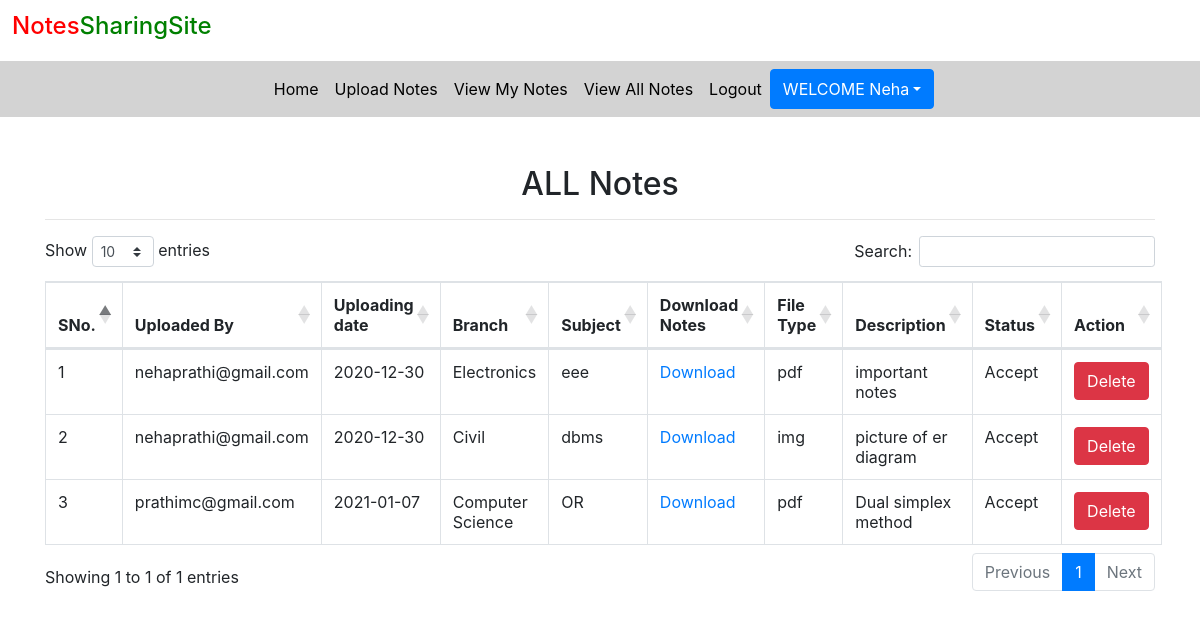
/viewallnotes (signed in), run on the app's committed database.
### notes/models.py (models this page shows, shortened)
class Notes(models.Model):
	user=models.ForeignKey(User,on_delete=models.CASCADE)
	uploadingdate=models.CharField(max_length=30)
	branch=models.CharField(max_length=30)
	subject=models.CharField(max_length=30)
	notesfile=models.FileField(null=True)
	filetype=models.CharField(max_length=30)
	description=models.CharField(max_length=200,null=True)
	status=models.CharField(max_length=15)

### notes/views.py (the view)
# urls.py: path('viewallnotes',viewallnotes,name="viewallnotes"),
def viewallnotes(request):
	if not request.user.is_authenticated:
		return redirect('login')
	notes = Notes.objects.filter(status="Accept")
	d={'notes':notes}
	return render(request,'viewallnotes.html',d)

### notes/templates/viewallnotes.html (shortened to what this page needs)
{% extends 'usernavigation.html' %}
{% load static %}
{% block body %}
<link rel ="stylesheet" href="https://cdnjs.cloudflare.com/ajax/libs/twitter-bootstrap/4.5.2/css/bootstrap.css">
<link rel ="stylesheet" href="https://cdn.datatables.net/1.10.22/css/dataTables.bootstrap4.min.css">
<div class="container mt-5">
	<h2 class="text-center">ALL Notes</h2>
			<HR>
			<table class="table table-bordered" id="example">
				<thead>
					<tr>
						<th>SNo.</th>
						<th>Uploaded By</th>
						<th>Uploading date</th>
						<th>Branch</th>
						<th>Subject</th>
						<th>Download Notes</th>
						<th>File Type</th>
						<th>Description</th>
						<th>Status</th>
						<th>Action</th>
					</tr>
				</thead>
					{% for i in notes %}
					<tbody>
					<tr>
						<td>{{forloop.counter}}</td>
						<td>{{i.user.username}}</td>
						<td>{{i.uploadingdate}}</td>
						<td>{{i.branch}}</td>
						<td>{{i.subject}}</td>
						<td><a href="{{i.notesfile.url}}" download>Download</a></td>
						<td>{{i.filetype}}</td>
						<td>{{i.description}}</td>
						<td>{{i.status}}</td>
						<td><a href="{% url 'delete_notes' i.id %}" class="btn btn-danger" onclick="return confirm('Do You want to delete?')">Delete</a></td>
					</tr>
					{% endfor %}
				</tbody>
			</table>
</div>
{% endblock %}

### notes/templates/usernavigation.html (shortened to what this page needs)
<html lang="en">
<head>
  {% load static %}
  <link rel="stylesheet" href="https://maxcdn.bootstrapcdn.com/bootstrap/4.3.1/css/bootstrap.min.css">
  <link rel="stylesheet" href="https://use.fontawesome.com/releases/v5.6.3/css/all.css">
  <link rel="stylesheet" href="{% static 'css/mystyle.css'%}">
</head>
<body>
  <h4 style="padding: 1%"><span style="color: red">Notes</span><span style="color: green">SharingSite</span></h4>
<nav class="navbar navbar-expand-sm justify-content-center" style="background-color: lightgrey">
  <ul class="navbar-nav">
    <li class="navbar-item">
      <a href="{% url 'profile' %}" class="nav-link">Home</a>
    </li>
    <li class="navbar-item">
      <a href="{% url 'upload_notes' %}" class="nav-link">Upload Notes</a>
    </li>
    <li class="navbar-item">
      <a href="{% url 'view_mynotes' %}" class="nav-link">View My Notes</a>
    </li>
    <li class="navbar-item">
      <a href="{% url 'viewallnotes' %}" class="nav-link">View All Notes</a>
    </li>
    <li class="navbar-item">
      <a href="{% url 'logout' %}" class="nav-link">Logout</a>
    </li>
    <div class="btn-group ">
      <button type="button" class="btn btn-primary dropdown-toggle" data-toggle="dropdown">WELCOME {{request.user.first_name}}</button>
    </div>
  </ul>
</nav>
</body>
</html>
{% block body %}
{% endblock %}

### notes/static/css/mystyle.css (style rules this page uses)
.nav-link { color: black; }

### data on the page
Notes: user.username "nehaprathi@gmail.com", uploadingdate "2020-12-30", branch "Electronics", subject "eee", filetype "pdf", description "important notes", status "Accept"
Notes: user.username "nehaprathi@gmail.com", uploadingdate "2020-12-30", branch "Civil", subject "dbms", filetype "img", description "picture of er diagram", status "Accept"
Notes: user.username "prathimc@gmail.com", uploadingdate "2021-01-07", branch "Computer Science", subject "OR", filetype "pdf", description "Dual simplex method", status "Accept"

### other printed values
{{ request.user.first_name }} "Neha"
